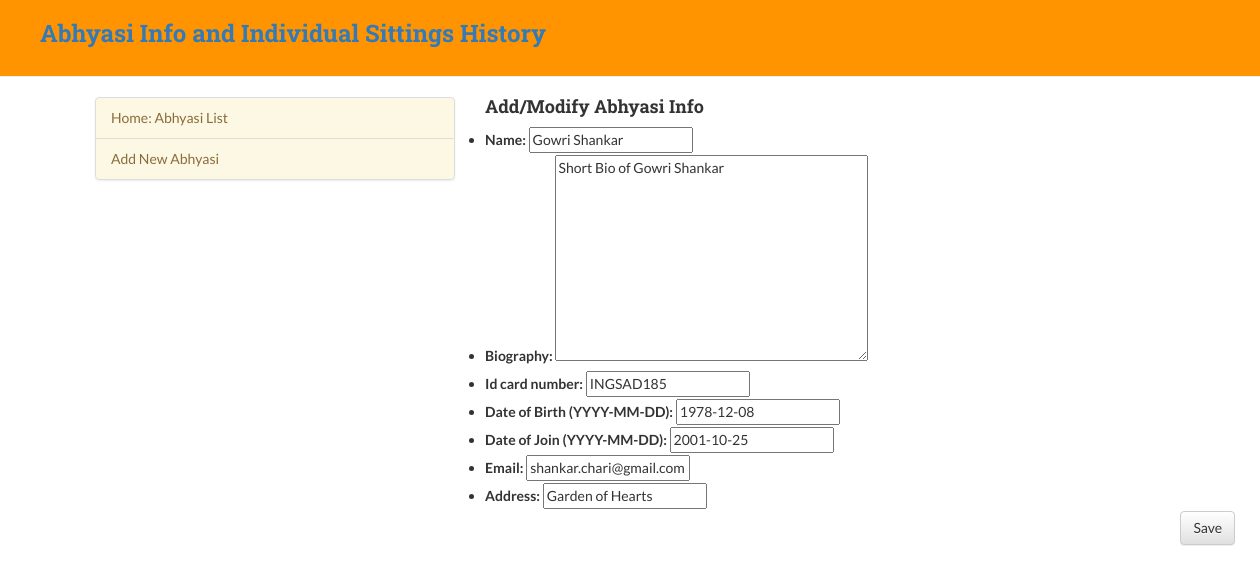
Screenshot of /abhyasis/abhyasis/15/edit/ with the database file from the repository.
### abhyasis/models.py (models this page shows, shortened)
class Abhyasi(models.Model):
	name = models.CharField(max_length=50)
	id_card_number = models.CharField(max_length=12)
	date_of_birth = models.DateField('Date of Birth (YYYY-MM-DD)')
	date_of_join = models.DateField('Date of Join (YYYY-MM-DD)')
	address = models.CharField(max_length=200)
	email = models.EmailField(blank=True, default='abhyasi@abhyasi.com')
	biography = models.TextField(max_length=100, default="Short Bio")

### abhyasis/views.py (the view)
# urls.py: url(r'^abhyasis/(?P<pk>[0-9]+)/edit/$', views.abhyasi_edit, name='abhyasi_edit'),
def abhyasi_edit(request, pk):
	abhyasi = get_object_or_404(Abhyasi, pk=pk)
	if request.method == "POST":
		form = AbhyasiForm(request.POST, instance=abhyasi)
		if form.is_valid():
			abhyasi = form.save(commit=False)
			abhyasi.save()
			return HttpResponseRedirect(reverse('abhyasis:detail', args=(abhyasi.pk,)))
		else:
			form = form
		return render(request, 'abhyasis/abhyasi_edit.html', {'form': form})
	else:
		form = AbhyasiForm(instance=abhyasi)
	return render(request, 'abhyasis/abhyasi_edit.html', {'form':form})

### abhyasis/forms.py
class AbhyasiForm(forms.ModelForm):
	class Meta:
		model = Abhyasi
		fields = ('name', 'biography', 'id_card_number', 'date_of_birth',
			'date_of_join', 'email', 'address')

### abhyasis/templates/abhyasis/abhyasi_edit.html
{% extends 'abhyasis/base.html' %}
{% block content %}
	{% if form.name == None %}
	<h4>Modify Abhyasi Details</h4>
	{% else %}
	<h4>Add/Modify Abhyasi Info</h4>
	{% endif %}
	<form method="POST" class="abhyasi-form">{% csrf_token %}
		{{ form.as_ul }}
		<button type="submit" class="save btn btn-default">Save</button>
	</form>
{%endblock content %}

### abhyasis/static/abhyasis/abhyasi.css (style rules this page uses)
body { font-family: "Lato","proxima-nova","Helvetica Neue",Arial,sans-serif; }
h1, h2, h3, h4, h5, h6, legend { margin-top: 0; font-weight: 700; font-family: "Roboto Slab","ff-tisa-web-pro","Georgia",Arial,sans-serif; }
.save { float: right; }

### rows the page displays
Abhyasi: name "Gowri Shankar", biography "Short Bio of Gowri Shankar", id_card_number "INGSAD185", date_of_birth "1978-12-08", date_of_join "2001-10-25", email "shankar.chari@gmail.com", address "Garden of Hearts"
